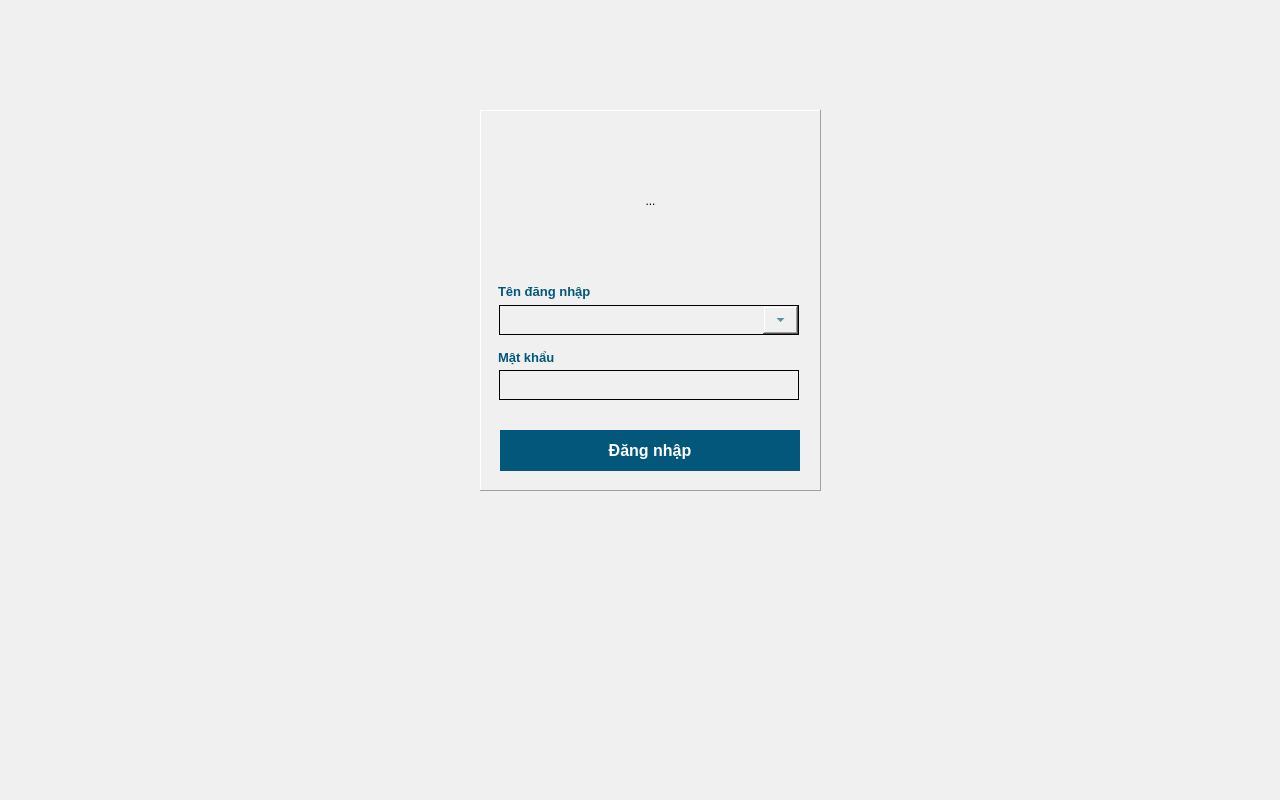
<?xml version="1.0" encoding="UTF-8"?>
<ui version="4.0">
 <class>FrmLogin</class>
 <widget class="QMainWindow" name="FrmLogin">
  <property name="windowModality">
   <enum>Qt::NonModal</enum>
  </property>
  <property name="geometry">
   <rect>
    <x>0</x>
    <y>0</y>
    <width>1280</width>
    <height>800</height>
   </rect>
  </property>
  <property name="minimumSize">
   <size>
    <width>1280</width>
    <height>800</height>
   </size>
  </property>
  <property name="maximumSize">
   <size>
    <width>1280</width>
    <height>800</height>
   </size>
  </property>
  <property name="windowTitle">
   <string>Đăng nhập</string>
  </property>
  <property name="windowIcon">
   <iconset resource="../group.qrc">
    <normaloff>:/icon/group/iconLogin_off.jpg</normaloff>:/icon/group/iconLogin_off.jpg</iconset>
  </property>
  <property name="styleSheet">
   <string notr="true">background-color: rgb(212, 240, 252);
background-color: rgb(195, 223, 230);
background-color: rgb(240, 240, 240);</string>
  </property>
  <widget class="QWidget" name="centralwidget">
   <widget class="QFrame" name="frame_2">
    <property name="geometry">
     <rect>
      <x>480</x>
      <y>110</y>
      <width>341</width>
      <height>381</height>
     </rect>
    </property>
    <property name="frameShape">
     <enum>QFrame::Panel</enum>
    </property>
    <property name="frameShadow">
     <enum>QFrame::Raised</enum>
    </property>
    <widget class="QPushButton" name="pushButton_Login">
     <property name="geometry">
      <rect>
       <x>20</x>
       <y>320</y>
       <width>300</width>
       <height>41</height>
      </rect>
     </property>
     <property name="font">
      <font>
       <pointsize>12</pointsize>
       <weight>75</weight>
       <bold>true</bold>
      </font>
     </property>
     <property name="autoFillBackground">
      <bool>false</bool>
     </property>
     <property name="styleSheet">
      <string notr="true">QPushButton{
border: none;
background-color: rgb(0, 222, 99);
background-color: rgb(3, 87, 123);
	color: rgb(0, 85, 127);
color: rgb(255, 255, 255);
}</string>
     </property>
     <property name="text">
      <string>Đăng nhập</string>
     </property>
     <property name="iconSize">
      <size>
       <width>100</width>
       <height>20</height>
      </size>
     </property>
     <property name="shortcut">
      <string>Enter</string>
     </property>
     <property name="checkable">
      <bool>false</bool>
     </property>
     <property name="checked">
      <bool>false</bool>
     </property>
     <property name="autoDefault">
      <bool>true</bool>
     </property>
     <property name="default">
      <bool>false</bool>
     </property>
    </widget>
    <widget class="QFrame" name="frame">
     <property name="geometry">
      <rect>
       <x>20</x>
       <y>20</y>
       <width>301</width>
       <height>141</height>
      </rect>
     </property>
     <property name="frameShape">
      <enum>QFrame::NoFrame</enum>
     </property>
     <property name="frameShadow">
      <enum>QFrame::Raised</enum>
     </property>
     <widget class="QToolButton" name="toolButton">
      <property name="geometry">
       <rect>
        <x>1</x>
        <y>1</y>
        <width>299</width>
        <height>139</height>
       </rect>
      </property>
      <property name="text">
       <string>...</string>
      </property>
      <property name="icon">
       <iconset resource="../group.qrc">
        <normaloff>:/icon/group/khangthinh_logo.png</normaloff>:/icon/group/khangthinh_logo.png</iconset>
      </property>
      <property name="iconSize">
       <size>
        <width>300</width>
        <height>300</height>
       </size>
      </property>
      <property name="popupMode">
       <enum>QToolButton::DelayedPopup</enum>
      </property>
      <property name="autoRaise">
       <bool>true</bool>
      </property>
     </widget>
    </widget>
    <widget class="QLabel" name="label_2">
     <property name="geometry">
      <rect>
       <x>18</x>
       <y>236</y>
       <width>111</width>
       <height>22</height>
      </rect>
     </property>
     <property name="font">
      <font>
       <pointsize>10</pointsize>
       <weight>75</weight>
       <bold>true</bold>
      </font>
     </property>
     <property name="styleSheet">
      <string notr="true">color: rgb(2, 87, 122);</string>
     </property>
     <property name="text">
      <string>Mật khẩu</string>
     </property>
    </widget>
    <widget class="QLineEdit" name="lineEdit_Password">
     <property name="geometry">
      <rect>
       <x>19</x>
       <y>260</y>
       <width>300</width>
       <height>30</height>
      </rect>
     </property>
     <property name="font">
      <font>
       <pointsize>12</pointsize>
       <weight>50</weight>
       <bold>false</bold>
      </font>
     </property>
     <property name="acceptDrops">
      <bool>true</bool>
     </property>
     <property name="autoFillBackground">
      <bool>false</bool>
     </property>
     <property name="styleSheet">
      <string notr="true">QLineEdit {
    border: 1px solid;
	color: rgb(2, 87, 122);
}</string>
     </property>
     <property name="text">
      <string extracomment="Mật khẩu"/>
     </property>
     <property name="frame">
      <bool>true</bool>
     </property>
     <property name="echoMode">
      <enum>QLineEdit::Password</enum>
     </property>
    </widget>
    <widget class="QComboBox" name="comboBox_Account">
     <property name="enabled">
      <bool>true</bool>
     </property>
     <property name="geometry">
      <rect>
       <x>19</x>
       <y>195</y>
       <width>300</width>
       <height>30</height>
      </rect>
     </property>
     <property name="font">
      <font>
       <pointsize>12</pointsize>
       <weight>75</weight>
       <bold>true</bold>
       <kerning>true</kerning>
      </font>
     </property>
     <property name="styleSheet">
      <string notr="true">QComboBox {
    border: 1px solid;
	color: rgb(2, 87, 122);
}
QComboBox::drop-down {
    width:35px;
}
</string>
     </property>
     <property name="editable">
      <bool>true</bool>
     </property>
     <property name="frame">
      <bool>true</bool>
     </property>
    </widget>
    <widget class="QLabel" name="label">
     <property name="geometry">
      <rect>
       <x>18</x>
       <y>170</y>
       <width>161</width>
       <height>22</height>
      </rect>
     </property>
     <property name="font">
      <font>
       <pointsize>10</pointsize>
       <weight>75</weight>
       <bold>true</bold>
      </font>
     </property>
     <property name="styleSheet">
      <string notr="true">color: rgb(13, 207, 200);
color: rgb(2, 87, 122);</string>
     </property>
     <property name="text">
      <string>Tên đăng nhập</string>
     </property>
    </widget>
   </widget>
  </widget>
 </widget>
 <tabstops>
  <tabstop>comboBox_Account</tabstop>
  <tabstop>lineEdit_Password</tabstop>
  <tabstop>pushButton_Login</tabstop>
 </tabstops>
 <resources>
  <include location="../group.qrc"/>
 </resources>
 <connections/>
</ui>
